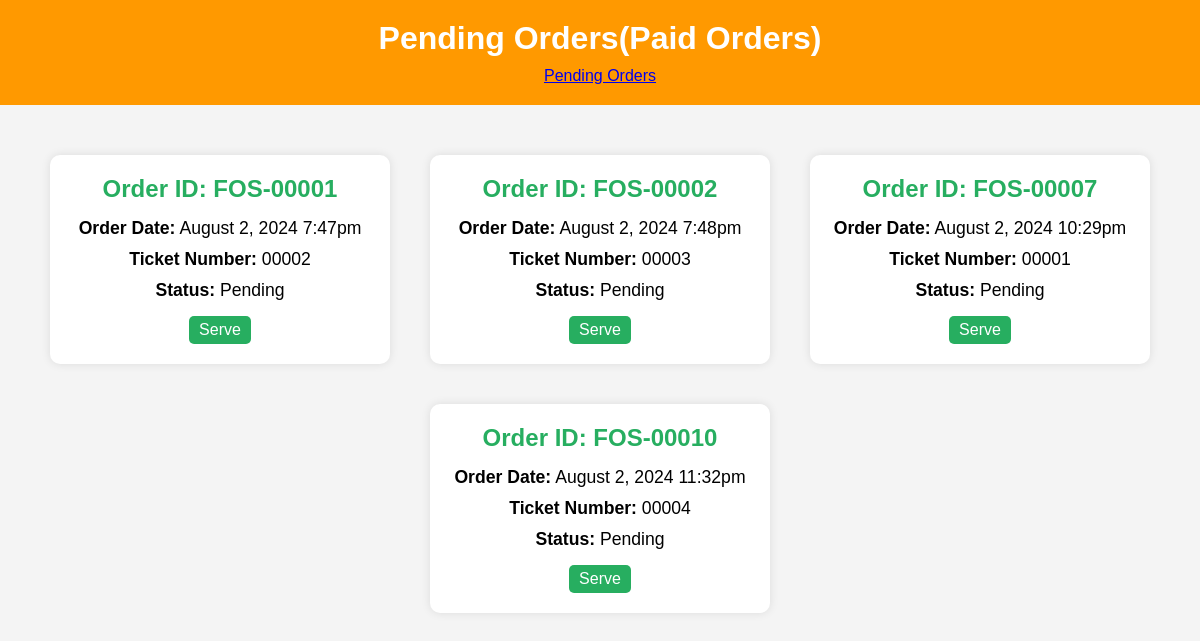
The page /cashier/to_serve.php on the database its author committed.
### tables this page shows
CREATE TABLE `orders` (
  `id` int(11) NOT NULL,
  `total_amount` decimal(10,2) NOT NULL,
  `ticket_number` varchar(5) NOT NULL,
  `order_date` datetime NOT NULL DEFAULT current_timestamp(),
  `status` enum('pending payment','pending','completed','canceled') NOT NULL DEFAULT 'pending payment'
);

### cashier/to_serve.php (the view, shortened to what this page needs)
<?php
require '../connection.php';
$sql = "SELECT * FROM orders WHERE status = 'pending' ORDER BY order_date ASC";
$stmt = $pdo->prepare($sql);
$stmt->execute();
$pendingOrders = $stmt->fetchAll(PDO::FETCH_ASSOC);
function generateOrderNumber($orderId) {
    $prefix = 'FOS-';
    $paddedNumber = str_pad($orderId, 5, '0', STR_PAD_LEFT);
    $orderNumber = $prefix . $paddedNumber;
    return $orderNumber;
}
?>
<!DOCTYPE html>
<html lang="en">
<head>
    <link rel="stylesheet" href="../style.css">
</head>
<body>
    <header>
        <h1>Pending Orders(Paid Orders)</h1><a href="pending_orders.php">Pending Orders</a>
    </header>
    <main class="pending-orders-container">
        <?php if ($pendingOrders): ?>
            <?php
                foreach ($pendingOrders as $order):
                $orderDate = new DateTime($order['order_date']);
                $formattedDate = $orderDate->format('F j, Y g:ia');
            ?>
                <div class="order-tile">
                    <h2>Order ID:  <?php   echo generateOrderNumber(htmlspecialchars($order['id'])); ?>
                    </h2>
                    <p><strong>Order Date:</strong> <?php echo htmlspecialchars($formattedDate); ?></p>
                    <p><strong>Ticket Number:</strong> <?php echo htmlspecialchars($order['ticket_number']); ?></p>
                    <p class="order-status"><strong>Status:</strong> <?php echo htmlspecialchars($order['status']); ?></p>
                    <a href="order_details.php?order_id=<?php echo htmlspecialchars($order['id']); ?>" class="view-details-btn">Serve</a>
                </div>
            <?php endforeach; ?>
        <?php else: ?>
            <p>No pending orders.</p>
        <?php endif; ?>
    </main>
</body>
</html>

### style.css (style rules this page uses)
body { font-family: Arial, sans-serif; background-color: #f4f4f4; margin: 0; padding: 0; display: flex; flex-direction: column; align-items: center; }
header { background-color: #ff9900; width: 100%; padding: 20px; text-align: center; color: white; margin-bottom: 20px; }
h1, h2 { margin: 0; padding-bottom: 10px; }
.pending-orders-container { display: flex; flex-wrap: wrap; justify-content: center; gap: 20px; padding: 20px; }
.order-tile { background-color: #fff; border-radius: 10px; box-shadow: 0 0 10px rgba(0, 0, 0, 0.1); padding: 20px; margin: 10px; flex: 1 1 calc(33% - 40px); max-width: 300px; display: flex; flex-direction: column; align-items: center; text-align: center; }
.order-tile h2 { font-size: 1.5em; margin: 0; padding-bottom: 10px; color: #27ae60; }
.order-tile p { margin: 5px 0; font-size: 1.1em; }
.view-details-btn { background-color: #27ae60; margin-top: 10px; color: white; border: none; padding: 5px 10px; border-radius: 5px; cursor: pointer; text-decoration: none; font-size: 1em; }
.order-status { text-transform: capitalize; }

### rows shown on the page
orders: id "FOS-00001", order_date "August 2, 2024 7:47pm", ticket_number "00002", status "Pending"
orders: id "FOS-00002", order_date "August 2, 2024 7:48pm", ticket_number "00003", status "Pending"
orders: id "FOS-00007", order_date "August 2, 2024 10:29pm", ticket_number "00001", status "Pending"
orders: id "FOS-00010", order_date "August 2, 2024 11:32pm", ticket_number "00004", status "Pending"
